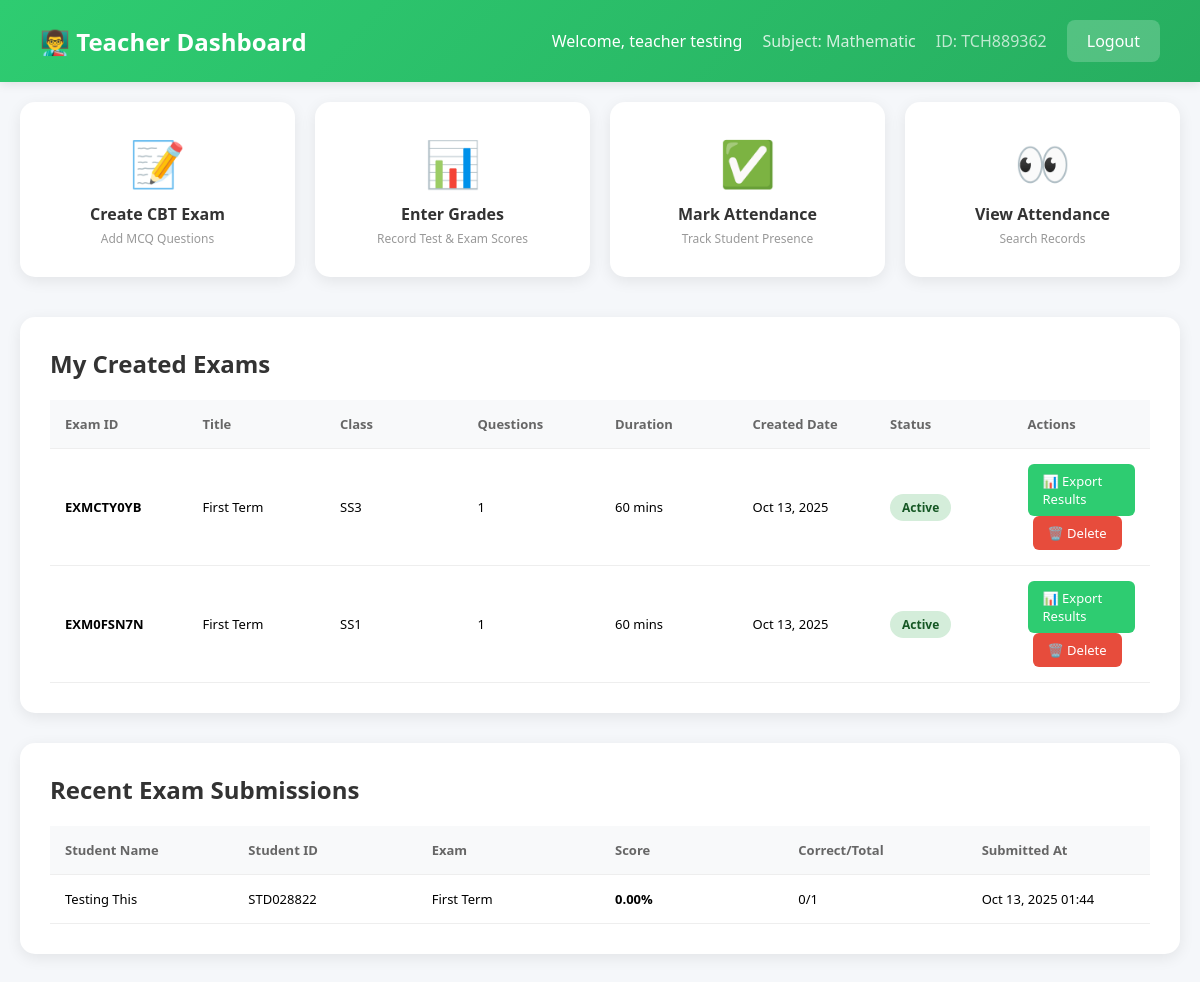
/teacher/dashboard/ (signed in), run on the app's committed database.
### accounts/models.py (models this page shows, shortened)
class Teacher(models.Model):
    user = models.OneToOneField(User, on_delete=models.CASCADE)
    teacher_id = models.CharField(max_length=20, unique=True)
    full_name = models.CharField(max_length=200)
    email = models.EmailField()
    phone = models.CharField(max_length=15)
    subject = models.CharField(max_length=100)
    created_at = models.DateTimeField(auto_now_add=True)
    registered_by = models.ForeignKey(Admin, on_delete=models.SET_NULL, null=True, blank=True)

class Exam(models.Model):
    exam_id = models.CharField(max_length=20, unique=True)
    title = models.CharField(max_length=200)
    subject = models.CharField(max_length=100)
    class_name = models.CharField(max_length=50)
    duration_minutes = models.IntegerField(default=60)
    created_by = models.ForeignKey(Teacher, on_delete=models.CASCADE)
    created_at = models.DateTimeField(auto_now_add=True)
    is_active = models.BooleanField(default=True)
    shuffle_questions = models.BooleanField(default=True)  # NEW: Shuffle for each student

class ExamSubmission(models.Model):
    student = models.ForeignKey(Student, on_delete=models.CASCADE)
    exam = models.ForeignKey(Exam, on_delete=models.CASCADE)
    submitted_at = models.DateTimeField(auto_now_add=True)
    score = models.DecimalField(max_digits=5, decimal_places=2)
    total_questions = models.IntegerField()
    correct_answers = models.IntegerField()
    class Meta:
        unique_together = ['student', 'exam']

class Student(models.Model):
    user = models.OneToOneField(User, on_delete=models.CASCADE)
    student_id = models.CharField(max_length=20, unique=True)
    full_name = models.CharField(max_length=200)
    email = models.EmailField(blank=True, null=True)  # Made optional
    phone = models.CharField(max_length=15, blank=True, null=True)  # Made optional
    class_name = models.CharField(max_length=50)
    profile_picture = models.ImageField(upload_to='student_profiles/', null=True, blank=True)
    created_at = models.DateTimeField(auto_now_add=True)
    registered_by = models.ForeignKey(Admin, on_delete=models.SET_NULL, null=True, blank=True)

### accounts/views.py (the view)
# urls.py: path('teacher/dashboard/', views.teacher_dashboard, name='teacher_dashboard'),
@login_required
def teacher_dashboard(request):
    try:
        teacher = Teacher.objects.get(user=request.user)
    except:
        messages.error(request, 'Access denied.')
        return redirect('unified_login')
    exams = Exam.objects.filter(created_by=teacher).order_by('-created_at')
    submissions = ExamSubmission.objects.filter(exam__created_by=teacher).order_by('-submitted_at')[:10]
    context = {
        'teacher': teacher,
        'exams': exams,
        'recent_submissions': submissions,
    }
    return render(request, 'teacher_dashboard.html', context)

### accounts/templates/teacher_dashboard.html (shortened to what this page needs)
<!DOCTYPE html>
<html lang="en">
<head>
</head>
<body>
    <nav class="navbar">
        <h1>👨‍🏫 Teacher Dashboard</h1>
        <div class="user-info">
            <span>Welcome, {{ teacher.full_name }}</span>
            <span style="opacity: 0.8;">Subject: {{ teacher.subject }}</span>
            <span style="opacity: 0.7;">ID: {{ teacher.teacher_id }}</span>
            <a href="{% url 'logout' %}" class="btn-logout">Logout</a>
        </div>
    </nav>
    <div class="container">
        <div class="actions-grid">
            <a href="{% url 'create_exam' %}" class="action-btn">
                <div class="icon">📝</div>
                <div><strong>Create CBT Exam</strong></div>
                <div style="font-size: 12px; color: #999; margin-top: 5px;">Add MCQ Questions</div>
            </a>
            <a href="{% url 'enter_grades' %}" class="action-btn">
                <div class="icon">📊</div>
                <div><strong>Enter Grades</strong></div>
                <div style="font-size: 12px; color: #999; margin-top: 5px;">Record Test & Exam Scores</div>
            </a>
            <a href="{% url 'mark_attendance' %}" class="action-btn">
                <div class="icon">✅</div>
                <div><strong>Mark Attendance</strong></div>
                <div style="font-size: 12px; color: #999; margin-top: 5px;">Track Student Presence</div>
            </a>
            <a href="{% url 'view_attendance' %}" class="action-btn">
                <div class="icon">👀</div>
                <div><strong>View Attendance</strong></div>
                <div style="font-size: 12px; color: #999; margin-top: 5px;">Search Records</div>
            </a>
        </div>
        <div class="section">
            <h2>My Created Exams</h2>
            <table>
                <thead>
                    <tr>
                        <th>Exam ID</th>
                        <th>Title</th>
                        <th>Class</th>
                        <th>Questions</th>
                        <th>Duration</th>
                        <th>Created Date</th>
                        <th>Status</th>
                        <th>Actions</th>
                    </tr>
                </thead>
                <tbody>
                    {% for exam in exams %}
                    <tr>
                        <td><strong>{{ exam.exam_id }}</strong></td>
                        <td>{{ exam.title }}</td>
                        <td>{{ exam.class_name }}</td>
                        <td>{{ exam.questions.count }}</td>
                        <td>{{ exam.duration_minutes }} mins</td>
                        <td>{{ exam.created_at|date:"M d, Y" }}</td>
                        <td>
                            {% if exam.is_active %}
                                <span class="badge badge-active">Active</span>
                            {% else %}
                                <span class="badge badge-inactive">Inactive</span>
                            {% endif %}
                        </td>
                        <td>
                            <a href="{% url 'export_results' exam.id %}" class="btn-export">
                                📊 Export Results
                            </a>
                            <a href="{% url 'delete_exam' exam.id %}" class="btn-export" style="background: #e74c3c; margin-left: 5px;"
                               onclick="return confirm('Are you sure you want to delete this exam? This will also delete all student submissions!')">
                                🗑️ Delete
                            </a>
                        </td>
                    </tr>
                    {% empty %}
                    <tr>
                        <td colspan="8" style="text-align: center; color: #999;">No exams created yet</td>
                    </tr>
                    {% endfor %}
                </tbody>
            </table>
        </div>
        <div class="section">
            <h2>Recent Exam Submissions</h2>
            <table>
                <thead>
                    <tr>
                        <th>Student Name</th>
                        <th>Student ID</th>
                        <th>Exam</th>
                        <th>Score</th>
                        <th>Correct/Total</th>
                        <th>Submitted At</th>
                    </tr>
                </thead>
                <tbody>
                    {% for submission in recent_submissions %}
                    <tr>
                        <td>{{ submission.student.full_name }}</td>
                        <td>{{ submission.student.student_id }}</td>
                        <td>{{ submission.exam.title }}</td>
                        <td><strong>{{ submission.score }}%</strong></td>
                        <td>{{ submission.correct_answers }}/{{ submission.total_questions }}</td>
                        <td>{{ submission.submitted_at|date:"M d, Y H:i" }}</td>
                    </tr>
                    {% empty %}
                    <tr>
                        <td colspan="6" style="text-align: center; color: #999;">No submissions yet</td>
                    </tr>
                    {% endfor %}
                </tbody>
            </table>
        </div>
    </div>
</body>
</html>

### accounts/templates/teacher_dashboard.html (style rules this page uses)
* { margin: 0; padding: 0; box-sizing: border-box; }
body { font-family: 'Segoe UI', Tahoma, Geneva, Verdana, sans-serif; background: #f5f7fa; }
.navbar { background: linear-gradient(135deg, #2ecc71 0%, #27ae60 100%); color: white; padding: 20px 40px; display: flex; justify-content: space-between; align-items: center; box-shadow: 0 2px 10px rgba(0,0,0,0.1); }
.navbar h1 { font-size: 24px; }
.navbar .user-info { display: flex; align-items: center; gap: 20px; }
.btn-logout { background: rgba(255,255,255,0.2); color: white; padding: 10px 20px; border: none; border-radius: 8px; cursor: pointer; text-decoration: none; }
.container { padding: 40px; max-width: 1400px; margin: 0 auto; }
.actions-grid { display: grid; grid-template-columns: repeat(auto-fit, minmax(220px, 1fr)); gap: 20px; margin-bottom: 40px; }
.action-btn { background: white; padding: 30px; border-radius: 15px; text-align: center; text-decoration: none; color: #333; box-shadow: 0 4px 15px rgba(0,0,0,0.08); transition: transform 0.2s; }
.action-btn .icon { font-size: 45px; margin-bottom: 10px; }
.section { background: white; padding: 30px; border-radius: 15px; box-shadow: 0 4px 15px rgba(0,0,0,0.08); margin-bottom: 30px; }
.section h2 { margin-bottom: 20px; color: #333; }
table { width: 100%; border-collapse: collapse; overflow-x: auto; display: block; }
table thead, table tbody { display: table; width: 100%; table-layout: fixed; }
table th, table td { padding: 15px; text-align: left; border-bottom: 1px solid #eee; word-wrap: break-word; }
table th { background: #f8f9fa; font-weight: 600; color: #666; }
@media (max-width: 1200px) { .container { padding: 20px; } }
@media (max-width: 1200px) { table { font-size: 13px; } }
.badge { padding: 5px 12px; border-radius: 20px; font-size: 12px; font-weight: 600; }
.badge-active { background: #d4edda; color: #155724; }
.btn-export { background: #2ecc71; color: white; padding: 8px 15px; border: none; border-radius: 6px; text-decoration: none; display: inline-block; font-size: 13px; }

### data on the page
Teacher: full_name "teacher testing", subject "Mathematic", teacher_id "TCH889362"
Exam: exam_id "EXMCTY0YB", title "First Term", class_name "SS3", questions.count "1", duration_minutes "60", created_at "Oct 13, 2025", is_active "Active"
Exam: exam_id "EXM0FSN7N", title "First Term", class_name "SS1", questions.count "1", duration_minutes "60", created_at "Oct 13, 2025", is_active "Active"
ExamSubmission: student.full_name "Testing This", student.student_id "STD028822", exam "First Term", score "0.00", correct_answers "0", total_questions "1", submitted_at "Oct 13, 2025 01:44"
